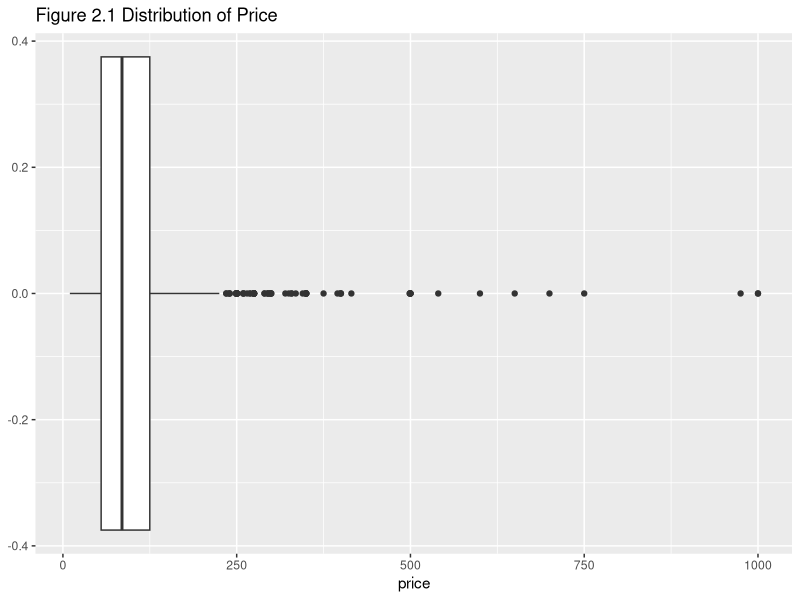
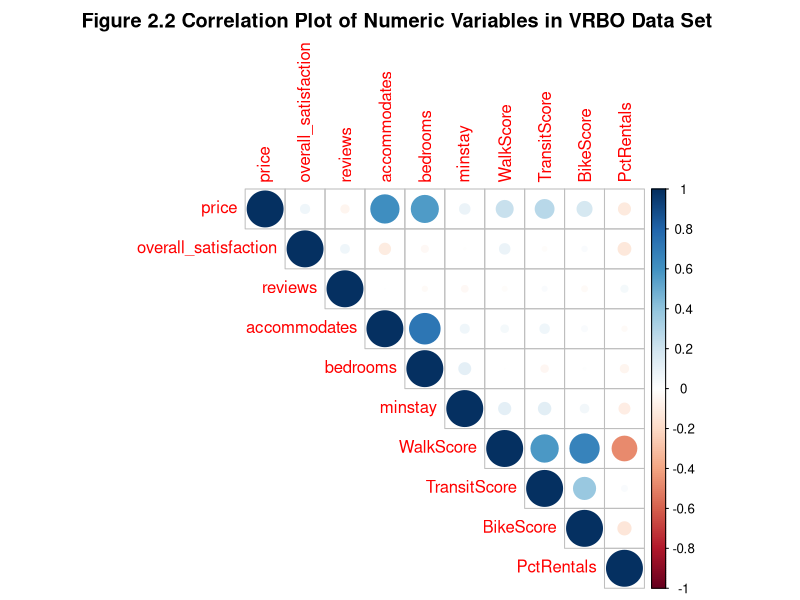
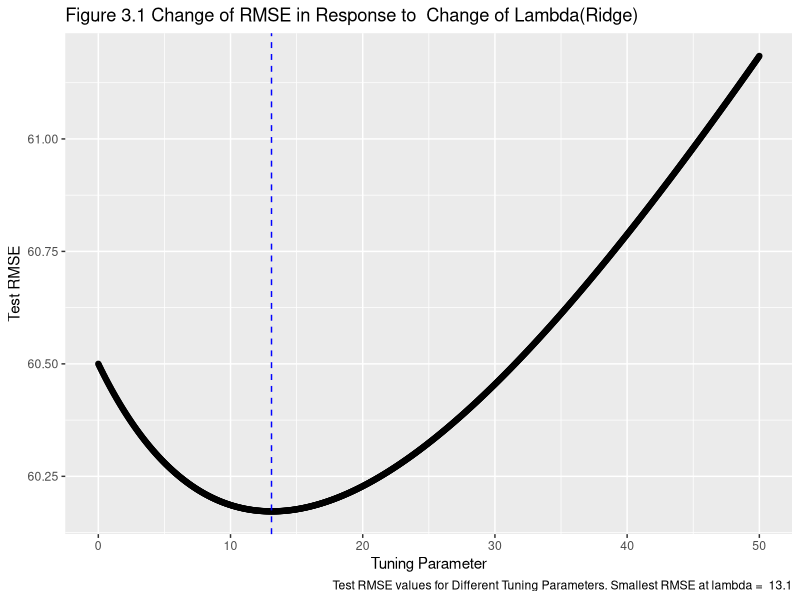
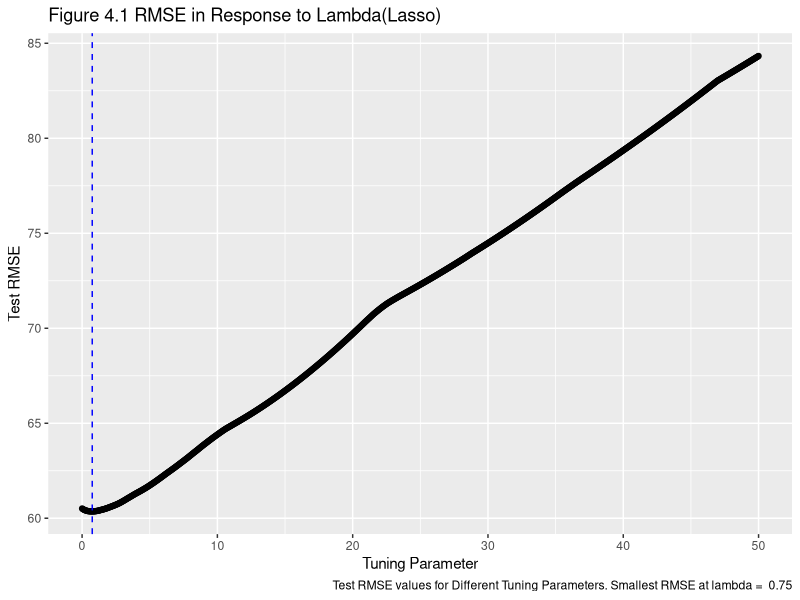

The R source for these figures, in order:
## ---- chunk 1
knitr::opts_chunk$set(echo = TRUE)
## ---- chunk 2
##Here we load the packages needed
library(ggplot2)
library(broom)
library(gridExtra)
library(dplyr)
library(class)
library(tidyverse)
library(gridExtra)
library(leaps)
library(corrplot)
library(RColorBrewer)
library(glmnet)
library(xtable)
## ---- chunk 3
VRBOData<-read.csv("VRBO.csv")
## ---- chunk 4
glimpse(VRBOData)
## ---- chunk 5
# Find out the number of missing values in the VRBO data set
sum(is.na(VRBOData))
#Remove rows with missing values and adjust the scales 
vrboCleaned<-VRBOData%>%
  na.omit(VRBOData)%>%
  select(-UnitNumber)
#vrboCleaned$PctRentals=as.numeric((vrboCleaned$PctRentals)*100)
## ---- chunk 6
ggplot(data=vrboCleaned,aes(x=price))+
  geom_boxplot()+
  ggtitle("Figure 2.1 Distribution of Price")
## ---- chunk 7
knitr::kable(table(VRBOData$room_type))
## ---- chunk 8
#convert character features into factor
vrboCleaned$neighborhood <-as.factor(vrboCleaned$neighborhood)
vrboCleaned$room_type <-as.factor(vrboCleaned$room_type)
vrboCleaned$district<-as.factor(vrboCleaned$district)

## ---- chunk 9
#Obtain correlation between features and save it as an object
M<-cor(vrboCleaned[,-c(4,8,9)])
#Create correlation plot
corrplot(M, method= "circle",type = "upper",title="Figure 2.2 Correlation Plot of Numeric Variables in VRBO Data Set ",mar = c(0,0,2,0))
#M
## ---- chunk 10
# Create the design matrix for ridge regression
XD <- model.matrix(price ~., data = vrboCleaned)
## ---- chunk 11
#Set seed for random sampling
set.seed(1)
#Run cross validation for lambda value from 1 to 50(increment by 0.05 for each run)
ridge.modFind_Lambda <- cv.glmnet(XD[,-1], vrboCleaned$price , alpha = 0 , lambda = seq(from=0, to=50,by=0.05) , standardize = TRUE)
## ---- chunk 12
##Load a function for creating the plot of RMSE in response of change in Lambda
ridgePlot <- function(ridge.mod, metric, title){
  library(ggplot2)
  
  smallestLambda <- ridge.mod$lambda[which.min(ridge.mod$cvm)] 
  
  if(metric == "MSE"){
  g1 <- ggplot( data.frame(ridge.mod$lambda), aes( x = ridge.mod$lambda, y = (ridge.mod$cvm))) + geom_point() + geom_vline( xintercept = smallestLambda, col = "blue" , lty = 2 ) +  labs(caption = paste("Test MSE values for Different Tuning Parameters. Smallest MSE at lambda = ", smallestLambda), title = title, y = "Test MSE", x = "Tuning Parameter")
  
  }
  
  if(metric == "RMSE"){
  g1 <- ggplot( data.frame(ridge.mod$lambda), aes( x = ridge.mod$lambda, y = sqrt(ridge.mod$cvm))) + geom_point() + geom_vline( xintercept = smallestLambda, col = "blue" , lty = 2 ) +  labs(caption = paste("Test RMSE values for Different Tuning Parameters. Smallest RMSE at lambda = ", smallestLambda), title = title, y = "Test RMSE", x = "Tuning Parameter")

  }
  
  g1
}
## ---- chunk 13
#Using the ridgePlot function(imported) to create graph of RMSE in response to Lambda
ridgePlot(ridge.modFind_Lambda, metric = "RMSE" , title ="Figure 3.1 Change of RMSE in Response to  Change of Lambda(Ridge)" )
## ---- chunk 14
#Create dataframe to hold lambda value
CV_result_ridge<-data.frame("Lambda" = ridge.modFind_Lambda$lambda,"MSE" = ridge.modFind_Lambda$cvm,"RMSE" = sqrt(ridge.modFind_Lambda$cvm))
smallestRidge_MSE<-which.min(CV_result_ridge$MSE)
smallestRidge_RMSE<-which.min(CV_result_ridge$RMSE)
#CV_result_ridge[smallestRidge_MSE,]
## ---- chunk 15
#Use ridge regression to fit the final model with chosen tuning parameter
ridge.mod_Final <- glmnet(XD[,-1], vrboCleaned$price , alpha = 0 , lambda = 13.1 , standardize = TRUE)
#Save coefficients for the ridge final model
Betas_ridge<-as.numeric(coefficients(ridge.mod_Final))
#Create a dataframe to hold the coefficients from ridge final model
ridge_coef<-data.frame("Coefficients" = Betas_ridge)
#Add a column with feature names corresponding to each coefficient
rownames(ridge_coef)<-colnames(XD)
#Create formatted table for coefficients
knitr::kable(ridge_coef,caption = "Table 3.1 Coefficients of Model using Ridge Regression")

## ---- chunk 16
knitr::kable(CV_result_ridge[smallestRidge_RMSE,],caption = "Table 3.2 RMSE of Model with Chosen Lambda(Ridge)")

## ---- chunk 17
#Set seed for random sampling process within the cv.glmnet
set.seed(1)
#Fit modesls for a serie of lambda values, respectively 
Lasso.modFind_Lambda <- cv.glmnet(XD[,-1], vrboCleaned$price , alpha = 1 , lambda = seq(from=0, to=50,by=0.05) , standardize = TRUE)

#Plot the change of RMSE in reponse to lambda values
ridgePlot(Lasso.modFind_Lambda, metric = "RMSE" , title ="Figure 4.1 RMSE in Response to Lambda(Lasso)" )

## ---- chunk 18
#save result of lambda , MSE, RMSE to a data frame and get the smallest RMSE and corresponding lambda
CV_result_lasso<-data.frame("Lambda" = Lasso.modFind_Lambda$lambda,"MSE" = Lasso.modFind_Lambda$cvm,"RMSE" = sqrt(Lasso.modFind_Lambda$cvm))
smallestLasso_MSE<-which.min(CV_result_lasso$MSE)
smallestLasso_RMSE<-which.min(CV_result_lasso$RMSE)
CV_result_lasso[smallestLasso_MSE,]
CV_result_lasso[smallestLasso_RMSE,]
## ---- chunk 19
lasso.mod_Final <- glmnet(XD[,-1], vrboCleaned$price , alpha = 1 , lambda = 0.75 , standardize = TRUE)
Betas_lasso<-as.numeric(coefficients(lasso.mod_Final))
lasso_coef<-data.frame("Coefficients" = Betas_lasso,"Selecting Status" = ifelse(Betas_lasso==0,"Removed",""))

rownames(lasso_coef)<-colnames(XD)
knitr::kable(lasso_coef,caption = "Table 4.1 Coefficients of Model using Lasso Regression")

## ---- chunk 20
knitr::kable(CV_result_lasso[smallestLasso_RMSE,]
, caption = "Table 4.2 RMSE with Chosen Lambda(Lasso)")
## ---- chunk 21
#Set a sequence of numbers from 0 to 1, increment by 0.01 each time 
alphaseq<-seq(from = 0, to = 1, by = 0.01)
#Create empty data frame to hold alpha, lambda and RMSE of each model fitted with corresponding tuning parameter
storageElastic<-data.frame("Alpha" = rep(NA,length(alphaseq)), "Lambda" = rep(NA,length(alphaseq)),"MSE" = rep(NA, length(alphaseq)) ,"RMSE" = rep(NA,length(alphaseq)))

a=1
#Set seed for random sampling 
set.seed(1)
#Loop to test each lambda and alpha and save MSE, RMSE with corresponding lambda and alpha to a dataframe
for(i in alphaseq){
  Elastic.modFind<-cv.glmnet(XD[,-1],vrboCleaned$price,alpha = i, lambda = seq(from = 0, to = 25,by = .5))
  storageElastic$Lambda[a]<-Elastic.modFind$lambda.min
  storageElastic$MSE[a]<-min(Elastic.modFind$cvm)
  storageElastic$RMSE[a]<-sqrt((min(Elastic.modFind$cvm)))
  storageElastic$Alpha[a]<-i
  a=a+1
}

## ---- chunk 22
#Get the smallest RMSE value as well as corresponding lambda and alpha
smallestElastic_RMSE<-which.min(storageElastic$RMSE)
knitr::kable(storageElastic[smallestElastic_RMSE,],caption = "Table 5.1 Smallest RMSE with Corresponding Alpha and Lambda")

## ---- chunk 23
elastic.modFinal<-glmnet(XD[,-1],vrboCleaned$price,alpha = 0.15,lambda = 5)

Betas_elastic<-as.numeric(coefficients(elastic.modFinal))
elastic_coef<-data.frame("Coefficients" = Betas_elastic,"Selecting Status" = ifelse(Betas_elastic==0,"Removed",""))
rownames(elastic_coef)<-colnames(XD)

knitr::kable(elastic_coef,caption = "Table  5.1 Coefficients of Model using Elastic Net")
## ---- chunk 24
#Create a data frama to hold all the coefficeints from each regression model
Coefficient_Comparison<-data.frame("Ridge" = rep(NA,62), "Lasso" = rep(NA,62),"Elastic Net" = rep(NA,62))
#Assign coefficients to corresponding columns in the data set
Coefficient_Comparison$Ridge=ridge_coef$Coefficients
Coefficient_Comparison$Lasso=lasso_coef$Coefficients
Coefficient_Comparison$Elastic.Net=elastic_coef$Coefficients

knitr::kable(Coefficient_Comparison,caption = "Table 6.1 Coefficients of Ridge, Lasso and Elastic Net Regression")
